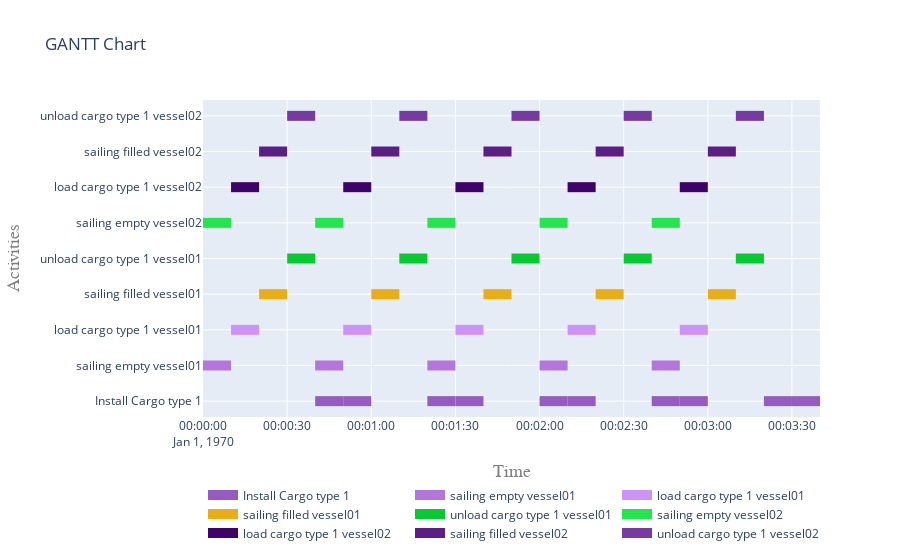

This figure's notebook cell:
### Markdown cell above
##### 5.2 Visualise gantt charts

### Code cell
acts = []
for proc in processes:
    acts.extend(proc.sub_processes[0].sub_processes)
    
plot.get_gantt_chart([*install_process.sub_processes, *acts])

### Figure 1 — Plotly figure (JSON) as saved in the notebook; plotly's stock layout.template omitted (floating-point values rounded to 4 significant figures)
{"data": [{"connectgaps": false, "hoverinfo": "y+name", "line": {"color": "rgb(150,90,192)", "width": 10}, "mode": "lines", "name": "Install Cargo type 1", "type": "scatter", "x": ["1970-01-01T00:00:40", "1970-01-01T00:00:40", "1970-01-01T00:00:50", "1970-01-01T00:00:50", "1970-01-01T00:00:50", "1970-01-01T00:00:50", "1970-01-01T00:00:50", "1970-01-01T00:01:00", "1970-01-01T00:01:00", "1970-01-01T00:01:00", "1970-01-01T00:01:20", "1970-01-01T00:01:20", "1970-01-01T00:01:30", "1970-01-01T00:01:30", "1970-01-01T00:01:30", "1970-01-01T00:01:30", "1970-01-01T00:01:30", "1970-01-01T00:01:40", "1970-01-01T00:01:40", "1970-01-01T00:01:40", "1970-01-01T00:02:00", "1970-01-01T00:02:00", "1970-01-01T00:02:10", "1970-01-01T00:02:10", "1970-01-01T00:02:10", "1970-01-01T00:02:10", "1970-01-01T00:02:10", "1970-01-01T00:02:20", "1970-01-01T00:02:20", "1970-01-01T00:02:20", "1970-01-01T00:02:40", "1970-01-01T00:02:40", "1970-01-01T00:02:50", "1970-01-01T00:02:50", "1970-01-01T00:02:50", "1970-01-01T00:02:50", "1970-01-01T00:02:50", "1970-01-01T00:03:00", "1970-01-01T00:03:00", "1970-01-01T00:03:00", "1970-01-01T00:03:20", "1970-01-01T00:03:20", "1970-01-01T00:03:30", "1970-01-01T00:03:30", "1970-01-01T00:03:30", "1970-01-01T00:03:30", "1970-01-01T00:03:30", "1970-01-01T00:03:40", "1970-01-01T00:03:40", "1970-01-01T00:03:40"], "y": ["Install Cargo type 1", "Install Cargo type 1", "Install Cargo type 1", "Install Cargo type 1", null, "Install Cargo type 1", "Install Cargo type 1", "Install Cargo type 1", "Install Cargo type 1", null, "Install Cargo type 1", "Install Cargo type 1", "Install Cargo type 1", "Install Cargo type 1", null, "Install Cargo type 1", "Install Cargo type 1", "Install Cargo type 1", "Install Cargo type 1", null, "Install Cargo type 1", "Install Cargo type 1", "Install Cargo type 1", "Install Cargo type 1", null, "Install Cargo type 1", "Install Cargo type 1", "Install Cargo type 1", "Install Cargo type 1", null, "Install Cargo type 1", "Install Cargo type 1", "Install Cargo type 1", "Install Cargo type 1", null, "Install Cargo type 1", "Install Cargo type 1", "Install Cargo type 1", "Install Cargo type 1", null, "Install Cargo type 1", "Install Cargo type 1", "Install Cargo type 1", "Install Cargo type 1", null, "Install Cargo type 1", "Install Cargo type 1", "Install Cargo type 1", "Install Cargo type 1", null]}, {"connectgaps": false, "hoverinfo": "y+name", "line": {"color": "rgb(178,118,220)", "width": 10}, "mode": "lines", "name": "sailing empty vessel01", "type": "scatter", "x": ["1970-01-01T00:00:00", "1970-01-01T00:00:00", "1970-01-01T00:00:10", "1970-01-01T00:00:10", "1970-01-01T00:00:10", "1970-01-01T00:00:40", "1970-01-01T00:00:40", "1970-01-01T00:00:50", "1970-01-01T00:00:50", "1970-01-01T00:00:50", "1970-01-01T00:01:20", "1970-01-01T00:01:20", "1970-01-01T00:01:30", "1970-01-01T00:01:30", "1970-01-01T00:01:30", "1970-01-01T00:02:00", "1970-01-01T00:02:00", "1970-01-01T00:02:10", "1970-01-01T00:02:10", "1970-01-01T00:02:10", "1970-01-01T00:02:40", "1970-01-01T00:02:40", "1970-01-01T00:02:50", "1970-01-01T00:02:50", "1970-01-01T00:02:50"], "y": ["sailing empty vessel01", "sailing empty vessel01", "sailing empty vessel01", "sailing empty vessel01", null, "sailing empty vessel01", "sailing empty vessel01", "sailing empty vessel01", "sailing empty vessel01", null, "sailing empty vessel01", "sailing empty vessel01", "sailing empty vessel01", "sailing empty vessel01", null, "sailing empty vessel01", "sailing empty vessel01", "sailing empty vessel01", "sailing empty vessel01", null, "sailing empty vessel01", "sailing empty vessel01", "sailing empty vessel01", "sailing empty vessel01", null]}, {"connectgaps": false, "hoverinfo": "y+name", "line": {"color": "rgb(206,146,248)", "width": 10}, "mode": "lines", "name": "load cargo type 1 vessel01", "type": "scatter", "x": ["1970-01-01T00:00:10", "1970-01-01T00:00:10", "1970-01-01T00:00:20", "1970-01-01T00:00:20", "1970-01-01T00:00:20", "1970-01-01T00:00:50", "1970-01-01T00:00:50", "1970-01-01T00:01:00", "1970-01-01T00:01:00", "1970-01-01T00:01:00", "1970-01-01T00:01:30", "1970-01-01T00:01:30", "1970-01-01T00:01:40", "1970-01-01T00:01:40", "1970-01-01T00:01:40", "1970-01-01T00:02:10", "1970-01-01T00:02:10", "1970-01-01T00:02:20", "1970-01-01T00:02:20", "1970-01-01T00:02:20", "1970-01-01T00:02:50", "1970-01-01T00:02:50", "1970-01-01T00:03:00", "1970-01-01T00:03:00", "1970-01-01T00:03:00"], "y": ["load cargo type 1 vessel01", "load cargo type 1 vessel01", "load cargo type 1 vessel01", "load cargo type 1 vessel01", null, "load cargo type 1 vessel01", "load cargo type 1 vessel01", "load cargo type 1 vessel01", "load cargo type 1 vessel01", null, "load cargo type 1 vessel01", "load cargo type 1 vessel01", "load cargo type 1 vessel01", "load cargo type 1 vessel01", null, "load cargo type 1 vessel01", "load cargo type 1 vessel01", "load cargo type 1 vessel01", "load cargo type 1 vessel01", null, "load cargo type 1 vessel01", "load cargo type 1 vessel01", "load cargo type 1 vessel01", "load cargo type 1 vessel01", null]}, {"connectgaps": false, "hoverinfo": "y+name", "line": {"color": "rgb(234,174,20)", "width": 10}, "mode": "lines", "name": "sailing filled vessel01", "type": "scatter", "x": ["1970-01-01T00:00:20", "1970-01-01T00:00:20", "1970-01-01T00:00:30", "1970-01-01T00:00:30", "1970-01-01T00:00:30", "1970-01-01T00:01:00", "1970-01-01T00:01:00", "1970-01-01T00:01:10", "1970-01-01T00:01:10", "1970-01-01T00:01:10", "1970-01-01T00:01:40", "1970-01-01T00:01:40", "1970-01-01T00:01:50", "1970-01-01T00:01:50", "1970-01-01T00:01:50", "1970-01-01T00:02:20", "1970-01-01T00:02:20", "1970-01-01T00:02:30", "1970-01-01T00:02:30", "1970-01-01T00:02:30", "1970-01-01T00:03:00", "1970-01-01T00:03:00", "1970-01-01T00:03:10", "1970-01-01T00:03:10", "1970-01-01T00:03:10"], "y": ["sailing filled vessel01", "sailing filled vessel01", "sailing filled vessel01", "sailing filled vessel01", null, "sailing filled vessel01", "sailing filled vessel01", "sailing filled vessel01", "sailing filled vessel01", null, "sailing filled vessel01", "sailing filled vessel01", "sailing filled vessel01", "sailing filled vessel01", null, "sailing filled vessel01", "sailing filled vessel01", "sailing filled vessel01", "sailing filled vessel01", null, "sailing filled vessel01", "sailing filled vessel01", "sailing filled vessel01", "sailing filled vessel01", null]}, {"connectgaps": false, "hoverinfo": "y+name", "line": {"color": "rgb(6,202,48)", "width": 10}, "mode": "lines", "name": "unload cargo type 1 vessel01", "type": "scatter", "x": ["1970-01-01T00:00:30", "1970-01-01T00:00:30", "1970-01-01T00:00:40", "1970-01-01T00:00:40", "1970-01-01T00:00:40", "1970-01-01T00:01:10", "1970-01-01T00:01:10", "1970-01-01T00:01:20", "1970-01-01T00:01:20", "1970-01-01T00:01:20", "1970-01-01T00:01:50", "1970-01-01T00:01:50", "1970-01-01T00:02:00", "1970-01-01T00:02:00", "1970-01-01T00:02:00", "1970-01-01T00:02:30", "1970-01-01T00:02:30", "1970-01-01T00:02:40", "1970-01-01T00:02:40", "1970-01-01T00:02:40", "1970-01-01T00:03:10", "1970-01-01T00:03:10", "1970-01-01T00:03:20", "1970-01-01T00:03:20", "1970-01-01T00:03:20"], "y": ["unload cargo type 1 vessel01", "unload cargo type 1 vessel01", "unload cargo type 1 vessel01", "unload cargo type 1 vessel01", null, "unload cargo type 1 vessel01", "unload cargo type 1 vessel01", "unload cargo type 1 vessel01", "unload cargo type 1 vessel01", null, "unload cargo type 1 vessel01", "unload cargo type 1 vessel01", "unload cargo type 1 vessel01", "unload cargo type 1 vessel01", null, "unload cargo type 1 vessel01", "unload cargo type 1 vessel01", "unload cargo type 1 vessel01", "unload cargo type 1 vessel01", null, "unload cargo type 1 vessel01", "unload cargo type 1 vessel01", "unload cargo type 1 vessel01", "unload cargo type 1 vessel01", null]}, {"connectgaps": false, "hoverinfo": "y+name", "line": {"color": "rgb(34,230,76)", "width": 10}, "mode": "lines", "name": "sailing empty vessel02", "type": "scatter", "x": ["1970-01-01T00:00:00", "1970-01-01T00:00:00", "1970-01-01T00:00:10", "1970-01-01T00:00:10", "1970-01-01T00:00:10", "1970-01-01T00:00:40", "1970-01-01T00:00:40", "1970-01-01T00:00:50", "1970-01-01T00:00:50", "1970-01-01T00:00:50", "1970-01-01T00:01:20", "1970-01-01T00:01:20", "1970-01-01T00:01:30", "1970-01-01T00:01:30", "1970-01-01T00:01:30", "1970-01-01T00:02:00", "1970-01-01T00:02:00", "1970-01-01T00:02:10", "1970-01-01T00:02:10", "1970-01-01T00:02:10", "1970-01-01T00:02:40", "1970-01-01T00:02:40", "1970-01-01T00:02:50", "1970-01-01T00:02:50", "1970-01-01T00:02:50"], "y": ["sailing empty vessel02", "sailing empty vessel02", "sailing empty vessel02", "sailing empty vessel02", null, "sailing empty vessel02", "sailing empty vessel02", "sailing empty vessel02", "sailing empty vessel02", null, "sailing empty vessel02", "sailing empty vessel02", "sailing empty vessel02", "sailing empty vessel02", null, "sailing empty vessel02", "sailing empty vessel02", "sailing empty vessel02", "sailing empty vessel02", null, "sailing empty vessel02", "sailing empty vessel02", "sailing empty vessel02", "sailing empty vessel02", null]}, {"connectgaps": false, "hoverinfo": "y+name", "line": {"color": "rgb(62,2,104)", "width": 10}, "mode": "lines", "name": "load cargo type 1 vessel02", "type": "scatter", "x": ["1970-01-01T00:00:10", "1970-01-01T00:00:10", "1970-01-01T00:00:20", "1970-01-01T00:00:20", "1970-01-01T00:00:20", "1970-01-01T00:00:50", "1970-01-01T00:00:50", "1970-01-01T00:01:00", "1970-01-01T00:01:00", "1970-01-01T00:01:00", "1970-01-01T00:01:30", "1970-01-01T00:01:30", "1970-01-01T00:01:40", "1970-01-01T00:01:40", "1970-01-01T00:01:40", "1970-01-01T00:02:10", "1970-01-01T00:02:10", "1970-01-01T00:02:20", "1970-01-01T00:02:20", "1970-01-01T00:02:20", "1970-01-01T00:02:50", "1970-01-01T00:02:50", "1970-01-01T00:03:00", "1970-01-01T00:03:00", "1970-01-01T00:03:00"], "y": ["load cargo type 1 vessel02", "load cargo type 1 vessel02", "load cargo type 1 vessel02", "load cargo type 1 vessel02", null, "load cargo type 1 vessel02", "load cargo type 1 vessel02", "load cargo type 1 vessel02", "load cargo type 1 vessel02", null, "load cargo type 1 vessel02", "load cargo type 1 vessel02", "load cargo type 1 vessel02", "load cargo type 1 vessel02", null, "load cargo type 1 vessel02", "load cargo type 1 vessel02", "load cargo type 1 vessel02", "load cargo type 1 vessel02", null, "load cargo type 1 vessel02", "load cargo type 1 vessel02", "load cargo type 1 vessel02", "load cargo type 1 vessel02", null]}, {"connectgaps": false, "hoverinfo": "y+name", "line": {"color": "rgb(90,30,132)", "width": 10}, "mode": "lines", "name": "sailing filled vessel02", "type": "scatter", "x": ["1970-01-01T00:00:20", "1970-01-01T00:00:20", "1970-01-01T00:00:30", "1970-01-01T00:00:30", "1970-01-01T00:00:30", "1970-01-01T00:01:00", "1970-01-01T00:01:00", "1970-01-01T00:01:10", "1970-01-01T00:01:10", "1970-01-01T00:01:10", "1970-01-01T00:01:40", "1970-01-01T00:01:40", "1970-01-01T00:01:50", "1970-01-01T00:01:50", "1970-01-01T00:01:50", "1970-01-01T00:02:20", "1970-01-01T00:02:20", "1970-01-01T00:02:30", "1970-01-01T00:02:30", "1970-01-01T00:02:30", "1970-01-01T00:03:00", "1970-01-01T00:03:00", "1970-01-01T00:03:10", "1970-01-01T00:03:10", "1970-01-01T00:03:10"], "y": ["sailing filled vessel02", "sailing filled vessel02", "sailing filled vessel02", "sailing filled vessel02", null, "sailing filled vessel02", "sailing filled vessel02", "sailing filled vessel02", "sailing filled vessel02", null, "sailing filled vessel02", "sailing filled vessel02", "sailing filled vessel02", "sailing filled vessel02", null, "sailing filled vessel02", "sailing filled vessel02", "sailing filled vessel02", "sailing filled vessel02", null, "sailing filled vessel02", "sailing filled vessel02", "sailing filled vessel02", "sailing filled vessel02", null]}, {"connectgaps": false, "hoverinfo": "y+name", "line": {"color": "rgb(118,58,160)", "width": 10}, "mode": "lines", "name": "unload cargo type 1 vessel02", "type": "scatter", "x": ["1970-01-01T00:00:30", "1970-01-01T00:00:30", "1970-01-01T00:00:40", "1970-01-01T00:00:40", "1970-01-01T00:00:40", "1970-01-01T00:01:10", "1970-01-01T00:01:10", "1970-01-01T00:01:20", "1970-01-01T00:01:20", "1970-01-01T00:01:20", "1970-01-01T00:01:50", "1970-01-01T00:01:50", "1970-01-01T00:02:00", "1970-01-01T00:02:00", "1970-01-01T00:02:00", "1970-01-01T00:02:30", "1970-01-01T00:02:30", "1970-01-01T00:02:40", "1970-01-01T00:02:40", "1970-01-01T00:02:40", "1970-01-01T00:03:10", "1970-01-01T00:03:10", "1970-01-01T00:03:20", "1970-01-01T00:03:20", "1970-01-01T00:03:20"], "y": ["unload cargo type 1 vessel02", "unload cargo type 1 vessel02", "unload cargo type 1 vessel02", "unload cargo type 1 vessel02", null, "unload cargo type 1 vessel02", "unload cargo type 1 vessel02", "unload cargo type 1 vessel02", "unload cargo type 1 vessel02", null, "unload cargo type 1 vessel02", "unload cargo type 1 vessel02", "unload cargo type 1 vessel02", "unload cargo type 1 vessel02", null, "unload cargo type 1 vessel02", "unload cargo type 1 vessel02", "unload cargo type 1 vessel02", "unload cargo type 1 vessel02", null, "unload cargo type 1 vessel02", "unload cargo type 1 vessel02", "unload cargo type 1 vessel02", "unload cargo type 1 vessel02", null]}], "layout": {"hovermode": "closest", "legend": {"orientation": "h", "x": 0, "y": -0.2}, "title": {"text": "GANTT Chart"}, "xaxis": {"range": ["1970-01-01T00:00:00", "1970-01-01T00:03:40"], "title": {"font": {"color": "#7f7f7f", "family": "Courier New, monospace", "size": 18}, "text": "Time"}}, "yaxis": {"title": {"font": {"color": "#7f7f7f", "family": "Courier New, monospace", "size": 18}, "text": "Activities"}}}}
